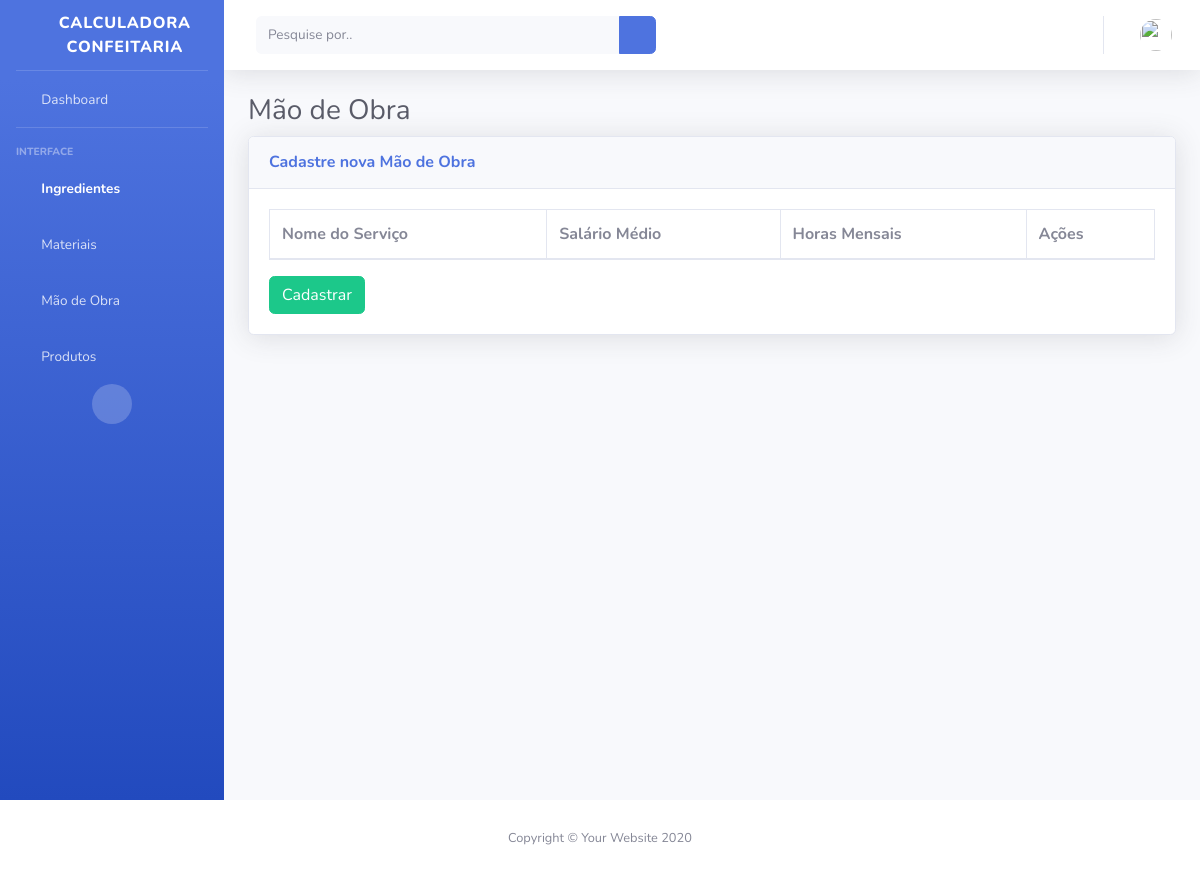
/labor-list (signed in), run on an earlier commit of the app's database.
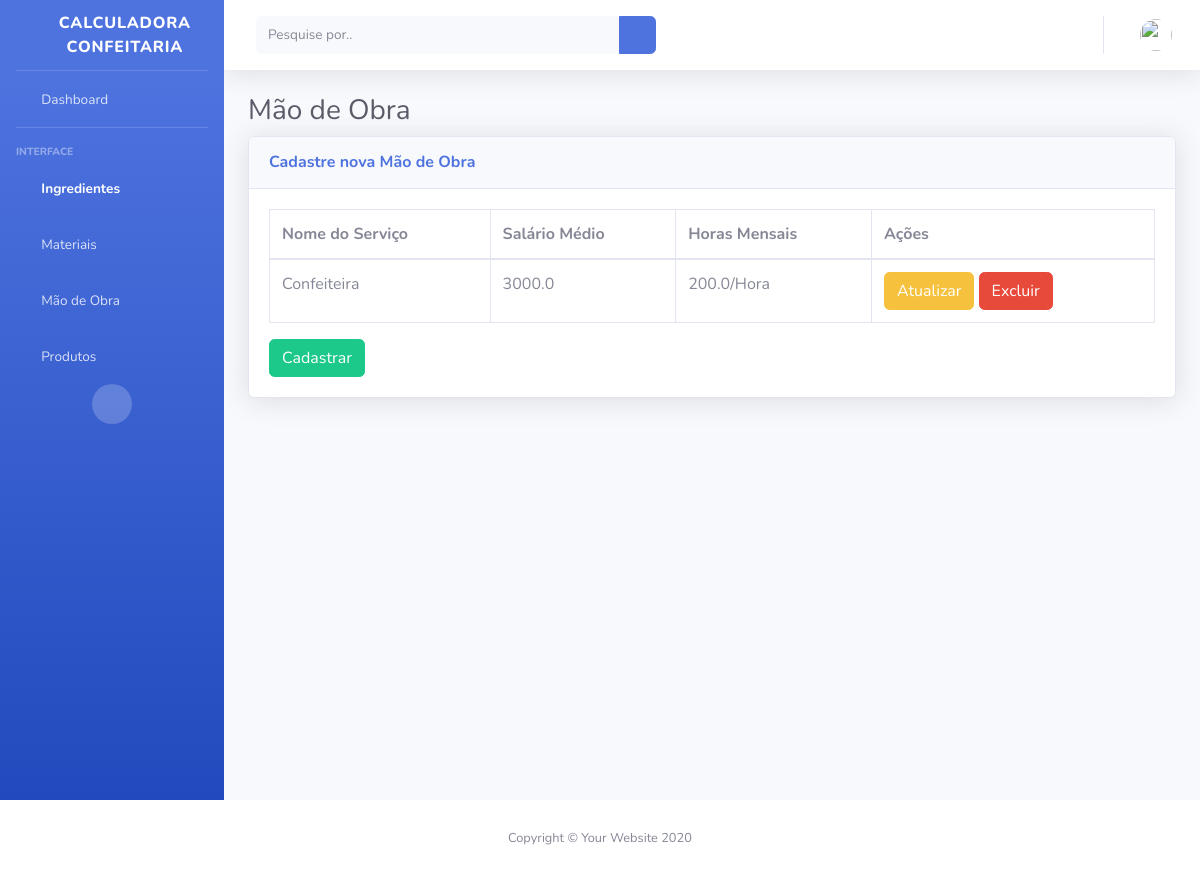
And on a later commit of the database.
### myapp/models.py (models this page shows, shortened)
class Labor(models.Model):
    user = models.ForeignKey(CustomUser, blank=True, on_delete=models.CASCADE)
    name = models.CharField(_("Nome do Serviço:"), db_column='name', max_length=100, blank=False)
    salary = models.FloatField(_("Salário Médio:"), db_column='salary', blank=False)
    hours = models.FloatField(
        _("Horas Mensais:"), db_column='hours', blank=False)
    time = models.CharField(_("Tempo de Medida:"), max_length=15, choices=TIME_CHOICES)
    class Meta:
        ordering = ["name"]

### myapp/views.py (the view)
# urls.py: path('labor-list', views.laborList, name='labor-list'),
@login_required
def laborList(request):
    labors = Labor.objects.all()
    return render(request, "labor-list.html", {'labors': labors})

### myapp/templates/labor-list.html
{% extends "base.html" %}
{% block content %}
<h1 class="h3 mb-2 text-gray-800">Mão de Obra</h1>
<div class="card shadow mb-4">
<div class="card-header py-3">
    <h6 class="m-0 font-weight-bold text-primary">Cadastre nova Mão de Obra</h6>
</div>
<div class="card-body">
    <div class="table-responsive">
        <table class="table table-bordered" id="dataTable" width="100%" cellspacing="0">
            <thead>
                <tr>
                    <th scope="col">Nome do Serviço</th>
                    <th scope="col">Salário Médio</th>
                    <th scope="col">Horas Mensais</th>
                    <th scope="col">Ações</th>
                </tr>
            </thead>
            <tbody>
                {% for labor in labors %}
                <tr>
                    <td>{{ labor.name }}</td>
                    <td>{{ labor.salary }}</td>
                    <td>{{ labor.hours }}{{ "/" }}{{ labor.time }}</td>
                    <td><a type="button" class="btn btn-warning" href="/labor-update/{{ labor.id }}">Atualizar</a>
                        <a type="button" class="btn btn-danger" href="/labor-delete/{{ labor.id }}">Excluir</a>
                    </td>
                </tr>
                {% endfor %}
            </tbody>
        </table>
    </div>
    <a type="button" class="btn btn-success" href="{%url 'labor-create' %}">Cadastrar</a>
</div>
</div>
{% endblock %}

What changed in the data, as far as the page shows it:
added Labor: name "Confeiteira", salary "3000.0", hours "200.0", value "/", time "Hora"
